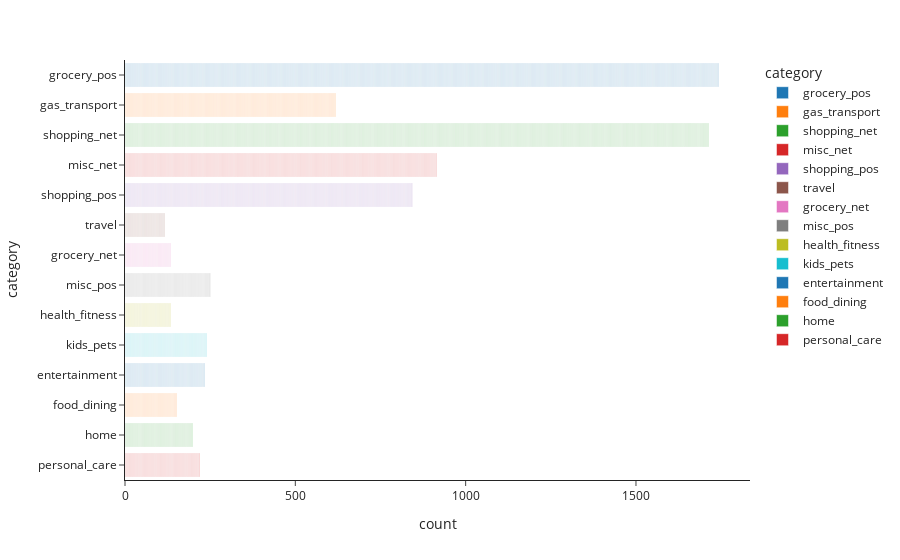

Notebook code for this chart:
### Markdown cell above
We do not see a clear difference between both genders. Data seem to suggest that females and males are almost equally susceptible (50%) to transaction fraud. Gender is not very indicative of a fraudulent transaction.

### Code cell
fraud_df = df2[df2["is_fraud"] == 1]
px.bar(y= fraud_df["category"], template="simple_white", data_frame= fraud_df, color ="category", height = 500)

### Figure 1 — Plotly figure (JSON) as saved in the notebook; plotly's stock layout.template omitted (floating-point values rounded to 4 significant figures; data arrays with more than 128 entries replaced by an {"elided": "..."} marker saying what was removed)
{"data": [{"alignmentgroup": "True", "hovertemplate": "category=%{y}<br>count=%{x}<extra></extra>", "legendgroup": "grocery_pos", "marker": {"color": "#1F77B4", "pattern": {"shape": ""}}, "name": "grocery_pos", "offsetgroup": "grocery_pos", "orientation": "h", "showlegend": true, "textposition": "auto", "type": "bar", "x": {"elided": "1743 int values"}, "xaxis": "x", "y": {"elided": "1743 str values"}, "yaxis": "y"}, {"alignmentgroup": "True", "hovertemplate": "category=%{y}<br>count=%{x}<extra></extra>", "legendgroup": "gas_transport", "marker": {"color": "#FF7F0E", "pattern": {"shape": ""}}, "name": "gas_transport", "offsetgroup": "gas_transport", "orientation": "h", "showlegend": true, "textposition": "auto", "type": "bar", "x": {"elided": "618 int values"}, "xaxis": "x", "y": {"elided": "618 str values"}, "yaxis": "y"}, {"alignmentgroup": "True", "hovertemplate": "category=%{y}<br>count=%{x}<extra></extra>", "legendgroup": "shopping_net", "marker": {"color": "#2CA02C", "pattern": {"shape": ""}}, "name": "shopping_net", "offsetgroup": "shopping_net", "orientation": "h", "showlegend": true, "textposition": "auto", "type": "bar", "x": {"elided": "1713 int values"}, "xaxis": "x", "y": {"elided": "1713 str values"}, "yaxis": "y"}, {"alignmentgroup": "True", "hovertemplate": "category=%{y}<br>count=%{x}<extra></extra>", "legendgroup": "misc_net", "marker": {"color": "#D62728", "pattern": {"shape": ""}}, "name": "misc_net", "offsetgroup": "misc_net", "orientation": "h", "showlegend": true, "textposition": "auto", "type": "bar", "x": {"elided": "915 int values"}, "xaxis": "x", "y": {"elided": "915 str values"}, "yaxis": "y"}, {"alignmentgroup": "True", "hovertemplate": "category=%{y}<br>count=%{x}<extra></extra>", "legendgroup": "shopping_pos", "marker": {"color": "#9467BD", "pattern": {"shape": ""}}, "name": "shopping_pos", "offsetgroup": "shopping_pos", "orientation": "h", "showlegend": true, "textposition": "auto", "type": "bar", "x": {"elided": "843 int values"}, "xaxis": "x", "y": {"elided": "843 str values"}, "yaxis": "y"}, {"alignmentgroup": "True", "hovertemplate": "category=%{y}<br>count=%{x}<extra></extra>", "legendgroup": "travel", "marker": {"color": "#8C564B", "pattern": {"shape": ""}}, "name": "travel", "offsetgroup": "travel", "orientation": "h", "showlegend": true, "textposition": "auto", "type": "bar", "x": [1, 1, 1, 1, 1, 1, 1, 1, 1, 1, 1, 1, 1, 1, 1, 1, 1, 1, 1, 1, 1, 1, 1, 1, 1, 1, 1, 1, 1, 1, 1, 1, 1, 1, 1, 1, 1, 1, 1, 1, 1, 1, 1, 1, 1, 1, 1, 1, 1, 1, 1, 1, 1, 1, 1, 1, 1, 1, 1, 1, 1, 1, 1, 1, 1, 1, 1, 1, 1, 1, 1, 1, 1, 1, 1, 1, 1, 1, 1, 1, 1, 1, 1, 1, 1, 1, 1, 1, 1, 1, 1, 1, 1, 1, 1, 1, 1, 1, 1, 1, 1, 1, 1, 1, 1, 1, 1, 1, 1, 1, 1, 1, 1, 1, 1, 1], "xaxis": "x", "y": ["travel", "travel", "travel", "travel", "travel", "travel", "travel", "travel", "travel", "travel", "travel", "travel", "travel", "travel", "travel", "travel", "travel", "travel", "travel", "travel", "travel", "travel", "travel", "travel", "travel", "travel", "travel", "travel", "travel", "travel", "travel", "travel", "travel", "travel", "travel", "travel", "travel", "travel", "travel", "travel", "travel", "travel", "travel", "travel", "travel", "travel", "travel", "travel", "travel", "travel", "travel", "travel", "travel", "travel", "travel", "travel", "travel", "travel", "travel", "travel", "travel", "travel", "travel", "travel", "travel", "travel", "travel", "travel", "travel", "travel", "travel", "travel", "travel", "travel", "travel", "travel", "travel", "travel", "travel", "travel", "travel", "travel", "travel", "travel", "travel", "travel", "travel", "travel", "travel", "travel", "travel", "travel", "travel", "travel", "travel", "travel", "travel", "travel", "travel", "travel", "travel", "travel", "travel", "travel", "travel", "travel", "travel", "travel", "travel", "travel", "travel", "travel", "travel", "travel", "travel", "travel"], "yaxis": "y"}, {"alignmentgroup": "True", "hovertemplate": "category=%{y}<br>count=%{x}<extra></extra>", "legendgroup": "grocery_net", "marker": {"color": "#E377C2", "pattern": {"shape": ""}}, "name": "grocery_net", "offsetgroup": "grocery_net", "orientation": "h", "showlegend": true, "textposition": "auto", "type": "bar", "x": {"elided": "134 int values"}, "xaxis": "x", "y": {"elided": "134 str values"}, "yaxis": "y"}, {"alignmentgroup": "True", "hovertemplate": "category=%{y}<br>count=%{x}<extra></extra>", "legendgroup": "misc_pos", "marker": {"color": "#7F7F7F", "pattern": {"shape": ""}}, "name": "misc_pos", "offsetgroup": "misc_pos", "orientation": "h", "showlegend": true, "textposition": "auto", "type": "bar", "x": {"elided": "250 int values"}, "xaxis": "x", "y": {"elided": "250 str values"}, "yaxis": "y"}, {"alignmentgroup": "True", "hovertemplate": "category=%{y}<br>count=%{x}<extra></extra>", "legendgroup": "health_fitness", "marker": {"color": "#BCBD22", "pattern": {"shape": ""}}, "name": "health_fitness", "offsetgroup": "health_fitness", "orientation": "h", "showlegend": true, "textposition": "auto", "type": "bar", "x": {"elided": "133 int values"}, "xaxis": "x", "y": {"elided": "133 str values"}, "yaxis": "y"}, {"alignmentgroup": "True", "hovertemplate": "category=%{y}<br>count=%{x}<extra></extra>", "legendgroup": "kids_pets", "marker": {"color": "#17BECF", "pattern": {"shape": ""}}, "name": "kids_pets", "offsetgroup": "kids_pets", "orientation": "h", "showlegend": true, "textposition": "auto", "type": "bar", "x": {"elided": "239 int values"}, "xaxis": "x", "y": {"elided": "239 str values"}, "yaxis": "y"}, {"alignmentgroup": "True", "hovertemplate": "category=%{y}<br>count=%{x}<extra></extra>", "legendgroup": "entertainment", "marker": {"color": "#1F77B4", "pattern": {"shape": ""}}, "name": "entertainment", "offsetgroup": "entertainment", "orientation": "h", "showlegend": true, "textposition": "auto", "type": "bar", "x": {"elided": "233 int values"}, "xaxis": "x", "y": {"elided": "233 str values"}, "yaxis": "y"}, {"alignmentgroup": "True", "hovertemplate": "category=%{y}<br>count=%{x}<extra></extra>", "legendgroup": "food_dining", "marker": {"color": "#FF7F0E", "pattern": {"shape": ""}}, "name": "food_dining", "offsetgroup": "food_dining", "orientation": "h", "showlegend": true, "textposition": "auto", "type": "bar", "x": {"elided": "151 int values"}, "xaxis": "x", "y": {"elided": "151 str values"}, "yaxis": "y"}, {"alignmentgroup": "True", "hovertemplate": "category=%{y}<br>count=%{x}<extra></extra>", "legendgroup": "home", "marker": {"color": "#2CA02C", "pattern": {"shape": ""}}, "name": "home", "offsetgroup": "home", "orientation": "h", "showlegend": true, "textposition": "auto", "type": "bar", "x": {"elided": "198 int values"}, "xaxis": "x", "y": {"elided": "198 str values"}, "yaxis": "y"}, {"alignmentgroup": "True", "hovertemplate": "category=%{y}<br>count=%{x}<extra></extra>", "legendgroup": "personal_care", "marker": {"color": "#D62728", "pattern": {"shape": ""}}, "name": "personal_care", "offsetgroup": "personal_care", "orientation": "h", "showlegend": true, "textposition": "auto", "type": "bar", "x": {"elided": "220 int values"}, "xaxis": "x", "y": {"elided": "220 str values"}, "yaxis": "y"}], "layout": {"autosize": true, "barmode": "relative", "legend": {"title": {"text": "category"}, "tracegroupgap": 0}, "margin": {"t": 60}, "xaxis": {"anchor": "y", "autorange": true, "domain": [0, 1], "range": [0, 1835.0], "title": {"text": "count"}, "type": "linear"}, "yaxis": {"anchor": "x", "autorange": true, "categoryarray": ["personal_care", "home", "food_dining", "entertainment", "kids_pets", "health_fitness", "misc_pos", "grocery_net", "travel", "shopping_pos", "misc_net", "shopping_net", "gas_transport", "grocery_pos"], "categoryorder": "array", "domain": [0, 1], "range": [-0.5, 13.5], "title": {"text": "category"}, "type": "category"}}}
